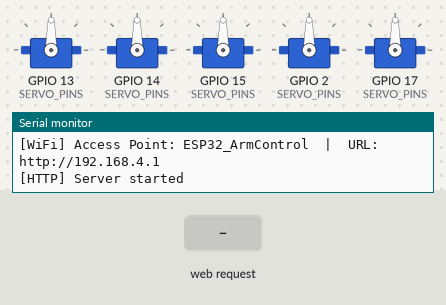
Recording of a sketch running on a simulated ESP32. On the bench: 5 × servo, the last lines printed to the serial monitor. Inputs (shaded band) come from the test bench.

Above: at 1.4 s.
1.5 s: HTTP request GET /setServo?id=1&angle=1 received
At 3.3 s:
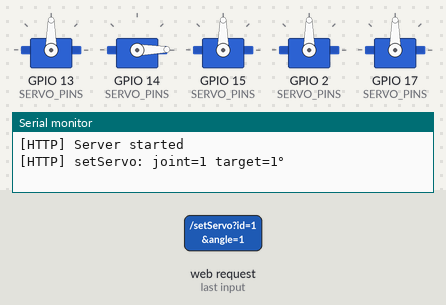
3.6 s: HTTP request GET /resetAll received
At 4.05 s:
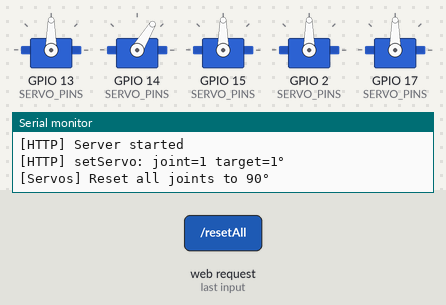
Timing chart, 0 to 6.6 s (numbered marks = the images above; inputs shaded):
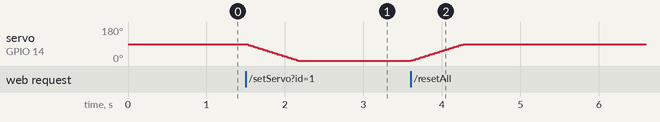

The sketch:

main.ino
```cpp
#include <WiFi.h>
#include <ESP32Servo.h>
#include <WebServer.h>

// ─── Configuration ────────────────────────────────────────────────────────────

#define NUM_SERVOS        5
#define DEFAULT_ANGLE     90
#define SERVO_MIN_US      500
#define SERVO_MAX_US      2400
#define SERVO_FREQ_HZ     50
#define SMOOTH_STEP       2      // degrees moved per loop tick toward target
#define SMOOTH_DELAY_MS   15     // ms between each interpolation step

const char* WIFI_SSID     = "ESP32_ArmControl";
const char* WIFI_PASSWORD = "arm12345";
const int   HTTP_PORT     = 80;

// GPIO pins assigned to each servo (0-indexed)
const int SERVO_PINS[NUM_SERVOS] = {13, 14, 15, 2, 17};

// Human-readable joint labels shown in the UI
const char* SERVO_LABELS[NUM_SERVOS] = {
  "Base Rotation",
  "Shoulder",
  "Elbow",
  "Wrist Pitch",
  "Gripper"
};

// ─── Data Structures ──────────────────────────────────────────────────────────

/**
 * Tracks the live state of a single servo.
 * `current` is what the physical servo is at right now.
 * `target`  is where it should smoothly move toward.
 */
struct ServoState {
  Servo   servo;
  int     current;   // actual physical position (degrees)
  int     target;    // desired position (degrees)
  int     pin;
  const char* label;
};

ServoState joints[NUM_SERVOS];

// ─── Global Objects ───────────────────────────────────────────────────────────

WebServer server(HTTP_PORT);

// ─── Servo Control ────────────────────────────────────────────────────────────

/**
 * Initialise all servos: attach, set frequency, move to default position.
 */
void initServos() {
  for (int i = 0; i < NUM_SERVOS; i++) {
    joints[i].pin     = SERVO_PINS[i];
    joints[i].label   = SERVO_LABELS[i];
    joints[i].current = DEFAULT_ANGLE;
    joints[i].target  = DEFAULT_ANGLE;

    joints[i].servo.setPeriodHertz(SERVO_FREQ_HZ);
    joints[i].servo.attach(joints[i].pin, SERVO_MIN_US, SERVO_MAX_US);
    joints[i].servo.write(DEFAULT_ANGLE);
  }
  Serial.println("[Servos] All joints initialised at 90°");
}

/**
 * Called every loop() tick.
 * Moves each servo one SMOOTH_STEP closer to its target angle.
 * Physical writes only happen when movement is needed.
 */
void updateServos() {
  for (int i = 0; i < NUM_SERVOS; i++) {
    if (joints[i].current != joints[i].target) {
      if (joints[i].current < joints[i].target) {
        joints[i].current = min(joints[i].current + SMOOTH_STEP, joints[i].target);
      } else {
        joints[i].current = max(joints[i].current - SMOOTH_STEP, joints[i].target);
      }
      joints[i].servo.write(joints[i].current);
    }
  }
}

/**
 * Schedule a servo to move to `angle` smoothly.
 * Returns false if id or angle is out of range.
 */
bool scheduleMove(int id, int angle) {
  if (id < 0 || id >= NUM_SERVOS) return false;
  if (angle < 0 || angle > 180)   return false;
  joints[id].target = angle;
  return true;
}

/**
 * Reset all servos to the default 90° position.
 */
void resetAllServos() {
  for (int i = 0; i < NUM_SERVOS; i++) {
    joints[i].target = DEFAULT_ANGLE;
  }
  Serial.println("[Servos] Reset all joints to 90°");
}

// ─── WiFi ─────────────────────────────────────────────────────────────────────

/**
 * Start ESP32 as a WiFi Access Point and print the AP IP to Serial.
 */
void initWiFi() {
  WiFi.softAP(WIFI_SSID, WIFI_PASSWORD);
  IPAddress ip = WiFi.softAPIP();
  Serial.print("[WiFi] Access Point: ");
  Serial.print(WIFI_SSID);
  Serial.print("  |  URL: http://");
  Serial.println(ip);
}

// ─── HTML / UI Generation ─────────────────────────────────────────────────────

/**
 * Build and return the full HTML control page.
 * Uses a card-grid layout with circular angle displays — visually distinct
 * from the original vertical slider stack.
 */
String buildHTML() {
  String html = R"rawliteral(
<!DOCTYPE html>
<html lang="en">
<head>
  <meta charset="UTF-8">
  <meta name="viewport" content="width=device-width, initial-scale=1.0">
  <title>5DOF Arm Controller</title>
  <style>
    @import url('https://fonts.googleapis.com/css2?family=Orbitron:wght@400;700&family=Rajdhani:wght@400;600&display=swap');

    :root {
      --bg:        #0d0d14;
      --card:      #16161f;
      --border:    #2a2a3d;
      --accent:    #00e5ff;
      --accent2:   #ff4081;
      --text:      #e0e0e0;
      --muted:     #6b6b8a;
      --track:     #2a2a3d;
      --thumb:     #00e5ff;
    }

    * { box-sizing: border-box; margin: 0; padding: 0; }

    body {
      background: var(--bg);
      font-family: 'Rajdhani', sans-serif;
      color: var(--text);
      min-height: 100vh;
      padding: 24px 16px 40px;
    }

    header {
      text-align: center;
      margin-bottom: 32px;
    }
    header h1 {
      font-family: 'Orbitron', monospace;
      font-size: 1.6rem;
      letter-spacing: 4px;
      color: var(--accent);
      text-shadow: 0 0 18px rgba(0,229,255,0.4);
    }
    header p {
      color: var(--muted);
      font-size: 0.85rem;
      margin-top: 6px;
      letter-spacing: 1px;
    }

    /* ── Joint Cards Grid ── */
    .grid {
      display: grid;
      grid-template-columns: repeat(auto-fit, minmax(260px, 1fr));
      gap: 18px;
      max-width: 900px;
      margin: 0 auto 28px;
    }

    .card {
      background: var(--card);
      border: 1px solid var(--border);
      border-radius: 14px;
      padding: 20px 22px;
      position: relative;
      transition: border-color 0.25s;
    }
    .card:hover { border-color: var(--accent); }
    .card:hover .ring { stroke: var(--accent); }

    .card-header {
      display: flex;
      justify-content: space-between;
      align-items: flex-start;
      margin-bottom: 16px;
    }
    .joint-id {
      font-family: 'Orbitron', monospace;
      font-size: 0.7rem;
      color: var(--muted);
      letter-spacing: 2px;
    }
    .joint-name {
      font-size: 1.1rem;
      font-weight: 600;
      color: var(--text);
      margin-top: 2px;
    }

    /* Circular angle badge */
    .angle-ring {
      width: 62px;
      height: 62px;
      flex-shrink: 0;
      position: relative;
    }
    .angle-ring svg {
      transform: rotate(-90deg);
    }
    .ring-bg { stroke: var(--track); }
    .ring { stroke: var(--accent2); transition: stroke-dashoffset 0.3s; }
    .angle-label {
      position: absolute;
      inset: 0;
      display: flex;
      align-items: center;
      justify-content: center;
      font-family: 'Orbitron', monospace;
      font-size: 0.75rem;
      font-weight: 700;
      color: var(--text);
      pointer-events: none;
    }

    /* Slider */
    .slider-row {
      display: flex;
      align-items: center;
      gap: 10px;
      margin-top: 8px;
    }
    .slider-label { font-size: 0.78rem; color: var(--muted); min-width: 22px; }

    input[type=range] {
      -webkit-appearance: none;
      appearance: none;
      flex: 1;
      height: 4px;
      background: var(--track);
      border-radius: 4px;
      outline: none;
      cursor: pointer;
    }
    input[type=range]::-webkit-slider-thumb {
      -webkit-appearance: none;
      width: 18px; height: 18px;
      border-radius: 50%;
      background: var(--thumb);
      border: 2px solid var(--bg);
      box-shadow: 0 0 8px rgba(0,229,255,0.6);
      transition: background 0.2s;
    }
    input[type=range]::-webkit-slider-thumb:hover { background: #fff; }

    /* Step buttons */
    .step-btns {
      display: flex;
      gap: 6px;
      margin-top: 12px;
    }
    .step-btn {
      flex: 1;
      padding: 6px 0;
      font-family: 'Rajdhani', sans-serif;
      font-size: 0.85rem;
      font-weight: 600;
      background: transparent;
      border: 1px solid var(--border);
      border-radius: 8px;
      color: var(--muted);
      cursor: pointer;
      transition: all 0.2s;
    }
    .step-btn:hover {
      border-color: var(--accent);
      color: var(--accent);
      box-shadow: 0 0 8px rgba(0,229,255,0.2);
    }

    /* ── Footer Controls ── */
    .footer-bar {
      max-width: 900px;
      margin: 0 auto;
      display: flex;
      gap: 14px;
      flex-wrap: wrap;
      justify-content: center;
    }

    .btn {
      padding: 13px 32px;
      font-family: 'Orbitron', monospace;
      font-size: 0.8rem;
      letter-spacing: 2px;
      border: none;
      border-radius: 10px;
      cursor: pointer;
      transition: all 0.2s;
    }
    .btn-reset {
      background: rgba(255,64,129,0.12);
      color: var(--accent2);
      border: 1px solid var(--accent2);
    }
    .btn-reset:hover {
      background: var(--accent2);
      color: #fff;
      box-shadow: 0 0 20px rgba(255,64,129,0.5);
    }

    .status-bar {
      text-align: center;
      margin-top: 20px;
      font-size: 0.78rem;
      color: var(--muted);
      font-family: 'Orbitron', monospace;
      letter-spacing: 1px;
    }
    .status-bar span { color: var(--accent); }
  </style>
</head>
<body>

<header>
  <h1>5DOF ARM CTRL</h1>
  <p>ESP32 · WIRELESS SERVO CONTROLLER · 5 JOINTS</p>
</header>

<div class="grid" id="jointGrid"></div>

<div class="footer-bar">
  <button class="btn btn-reset" onclick="resetAll()">⟳ RESET ALL TO 90°</button>
</div>

<div class="status-bar" id="statusBar">STATUS: <span>READY</span></div>

<script>
  const NUM = 5;
  const LABELS = ["Base Rotation","Shoulder","Elbow","Wrist Pitch","Gripper"];

  // Build joint cards dynamically
  const grid = document.getElementById('jointGrid');
  for (let i = 0; i < NUM; i++) {
    const circumference = 2 * Math.PI * 26;  // r=26
    grid.innerHTML += `
      <div class="card" id="card${i}">
        <div class="card-header">
          <div>
            <div class="joint-id">JOINT ${i}</div>
            <div class="joint-name">${LABELS[i]}</div>
          </div>
          <div class="angle-ring">
            <svg width="62" height="62" viewBox="0 0 62 62">
              <circle class="ring-bg" cx="31" cy="31" r="26"
                fill="none" stroke-width="5"/>
              <circle class="ring" id="ring${i}" cx="31" cy="31" r="26"
                fill="none" stroke-width="5"
                stroke-dasharray="${circumference}"
                stroke-dashoffset="${circumference * (1 - 90/180)}"
                stroke-linecap="round"/>
            </svg>
            <div class="angle-label" id="angleLabel${i}">90°</div>
          </div>
        </div>

        <div class="slider-row">
          <span class="slider-label">0°</span>
          <input type="range" id="slider${i}" min="0" max="180" value="90"
            oninput="onSlider(${i}, this.value)">
          <span class="slider-label">180°</span>
        </div>

        <div class="step-btns">
          <button class="step-btn" onclick="step(${i}, -10)">−10°</button>
          <button class="step-btn" onclick="step(${i},  -5)">−5°</button>
          <button class="step-btn" onclick="step(${i},  +5)">+5°</button>
          <button class="step-btn" onclick="step(${i}, +10)">+10°</button>
        </div>
      </div>`;
  }

  // ── Angle Ring Update ────────────────────────────────────────────────────────
  function setRing(id, angle) {
    const circumference = 2 * Math.PI * 26;
    const offset = circumference * (1 - angle / 180);
    document.getElementById('ring' + id).style.strokeDashoffset = offset;
    document.getElementById('angleLabel' + id).textContent = angle + '°';
    document.getElementById('slider' + id).value = angle;
  }

  // ── Send Command to ESP32 ────────────────────────────────────────────────────
  function sendServo(id, angle) {
    setStatus('MOVING JOINT ' + id + ' → ' + angle + '°');
    fetch('/setServo?id=' + id + '&angle=' + angle)
      .then(r => r.text())
      .then(() => setStatus('READY'))
      .catch(() => setStatus('ERROR — CHECK CONNECTION'));
  }

  function onSlider(id, val) {
    val = parseInt(val);
    setRing(id, val);
    sendServo(id, val);
  }

  function step(id, delta) {
    const slider = document.getElementById('slider' + id);
    const newVal = Math.max(0, Math.min(180, parseInt(slider.value) + delta));
    setRing(id, newVal);
    sendServo(id, newVal);
  }

  function resetAll() {
    setStatus('RESETTING ALL JOINTS...');
    fetch('/resetAll')
      .then(r => r.json())
      .then(data => {
        data.angles.forEach((a, i) => setRing(i, a));
        setStatus('ALL JOINTS RESET TO 90°');
      })
      .catch(() => setStatus('ERROR'));
  }

  function setStatus(msg) {
    document.getElementById('statusBar').innerHTML =
      'STATUS: <span>' + msg + '</span>';
  }

  // ── Poll live state every 500ms ──────────────────────────────────────────────
  function pollState() {
    fetch('/getState')
      .then(r => r.json())
      .then(data => {
        data.angles.forEach((a, i) => setRing(i, a));
      })
      .catch(() => {});
  }
  setInterval(pollState, 500);
</script>
</body>
</html>
)rawliteral";
  return html;
}

// ─── HTTP Route Handlers ──────────────────────────────────────────────────────

/** GET /  →  Serve the control UI */
void handleRoot() {
  server.send(200, "text/html", buildHTML());
}

/**
 * GET /setServo?id=<0-4>&angle=<0-180>
 * Schedules smooth movement to the requested angle.
 */
void handleSetServo() {
  if (!server.hasArg("id") || !server.hasArg("angle")) {
    server.send(400, "text/plain", "Missing parameters: id and angle required");
    return;
  }
  int id    = server.arg("id").toInt();
  int angle = server.arg("angle").toInt();

  if (!scheduleMove(id, angle)) {
    server.send(400, "text/plain", "Invalid id (0-4) or angle (0-180)");
    return;
  }

  Serial.printf("[HTTP] setServo: joint=%d target=%d°\n", id, angle);
  server.send(200, "text/plain", "OK");
}

/**
 * GET /getState
 * Returns a JSON object with the current physical angle of every joint.
 * Example: {"angles":[90,45,120,60,90]}
 */
void handleGetState() {
  String json = "{\"angles\":[";
  for (int i = 0; i < NUM_SERVOS; i++) {
    json += String(joints[i].current);
    if (i < NUM_SERVOS - 1) json += ",";
  }
  json += "]}";
  server.send(200, "application/json", json);
}

/**
 * GET /resetAll
 * Sends all servos back to 90° and returns the new state as JSON.
 */
void handleResetAll() {
  resetAllServos();
  String json = "{\"angles\":[";
  for (int i = 0; i < NUM_SERVOS; i++) {
    json += String(DEFAULT_ANGLE);
    if (i < NUM_SERVOS - 1) json += ",";
  }
  json += "]}";
  server.send(200, "application/json", json);
}

/** Catch-all 404 */
void handleNotFound() {
  server.send(404, "text/plain", "Not found");
}

// ─── Route Registration ───────────────────────────────────────────────────────

void initRoutes() {
  server.on("/",          HTTP_GET, handleRoot);
  server.on("/setServo",  HTTP_GET, handleSetServo);
  server.on("/getState",  HTTP_GET, handleGetState);
  server.on("/resetAll",  HTTP_GET, handleResetAll);
  server.onNotFound(handleNotFound);
  server.begin();
  Serial.println("[HTTP] Server started");
}

// ─── Arduino Entry Points ─────────────────────────────────────────────────────

void setup() {
  Serial.begin(115200);
  delay(200);
  Serial.println("\n=== 5DOF Robotic Arm Controller ===");

  initServos();
  initWiFi();
  initRoutes();
}

void loop() {
  // Handle incoming HTTP requests
  server.handleClient();

  // Incrementally move each servo toward its target
  static unsigned long lastSmoothTick = 0;
  if (millis() - lastSmoothTick >= SMOOTH_DELAY_MS) {
    lastSmoothTick = millis();
    updateServos();
  }
}
```

Measured:
- after the input at 1.5 s, servo on GPIO 14 (SERVO_PINS): moves from 90° to 1° over 0.67 s, starting at once
- after the input at 3.6 s, servo on GPIO 14 (SERVO_PINS): moves from 1° to 90° over 0.67 s, starting at once
